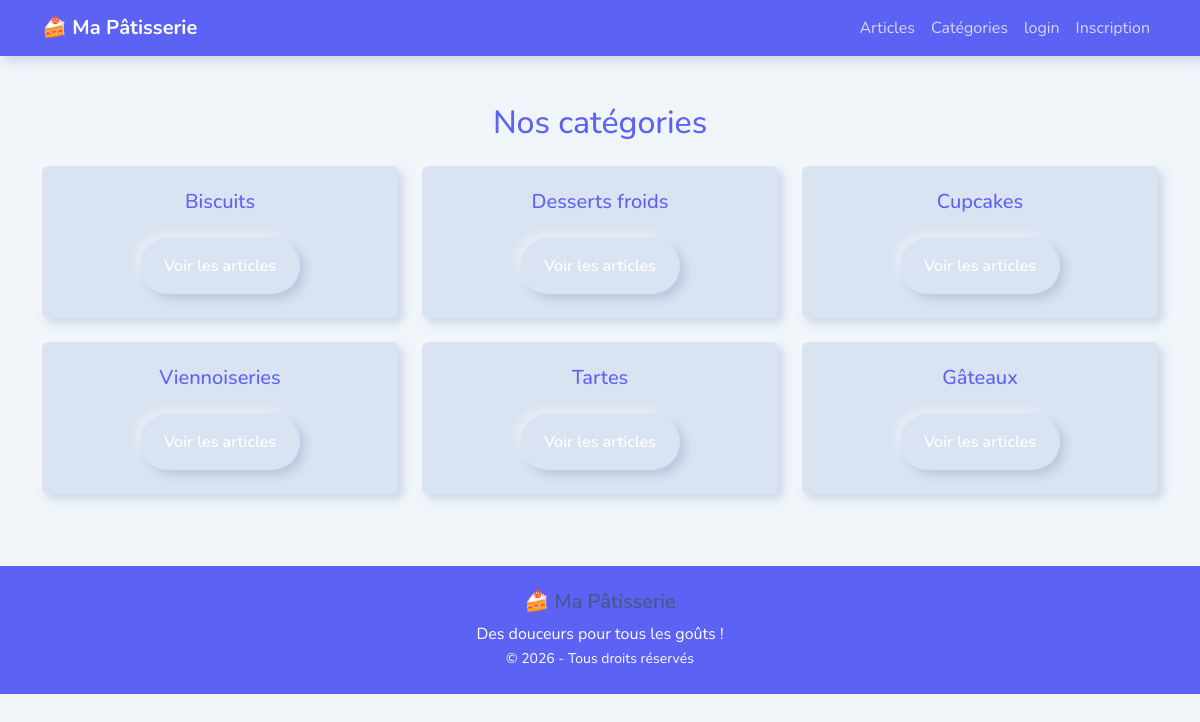
/categories.php, run on the app's committed database.
### tables this page shows
CREATE TABLE `categories` (
  `id_categories` int(11) NOT NULL,
  `nom_categories` varchar(100) NOT NULL
);

### categories.php (the view, shortened to what this page needs)
<?php
require_once 'connexion.php';
$req = "SELECT * FROM categories ORDER BY id_categories DESC";
$stmt = $pdo->prepare($req);
$stmt->execute();
$categories = $stmt->fetchAll(PDO::FETCH_ASSOC);
?>
<h2 class="text-center text-info mb-4">
    Nos catégories
</h2>
<div class="row">
    <?php foreach ($categories as $categorie): ?>
        <div class="col-md-4 mb-4">
            <div class="card shadow h-100">
                <div class="card-body text-center">
                    <h5 class="card-title text-info">
                        <?php echo htmlspecialchars($categorie['nom_categories']); ?>
                    </h5>
                    <a href="parcat.php?id_categories=<?php echo (int)$categorie['id_categories']; ?>"
                       class="btn btn-info text-white mt-3">
                        Voir les articles
                    </a>
                </div>
            </div>
        </div>
    <?php endforeach; ?>
</div>
<?php
require_once 'layout.php';
?>

### data on the page
categories: nom_categories "Biscuits"
categories: nom_categories "Desserts froids"
categories: nom_categories "Cupcakes"
categories: nom_categories "Viennoiseries"
categories: nom_categories "Tartes"
categories: nom_categories "Gâteaux"
